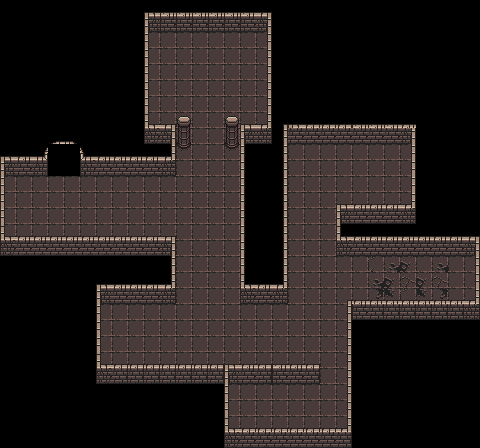

Tiled map render using the project's own tile images. Description and the whole map definition, tile-layer contents included, below:
An orthogonal 30x28 tile map with 16x16 px tiles, 2 tile layers (floor, wall) and 11 objects (monster, crack, exit, iron, plant, ...).

<map version="1.4" tiledversion="1.4.1" orientation="orthogonal" renderorder="right-down" width="30" height="28" tilewidth="16" tileheight="16" infinite="0" nextlayerid="9" nextobjectid="34">
 <editorsettings>
  <export target="map1.json" format="json" />
 </editorsettings>
 <tileset firstgid="1" name="dungeon" tilewidth="16" tileheight="16" tilecount="1024" columns="32">
  <image source="dungeon.png" trans="000000" width="512" height="512" />
 </tileset>
 <layer id="2" name="floor" width="30" height="28" offsetx="0.666667" offsety="0.666667">
  <data encoding="csv">
0,0,0,0,0,0,0,0,0,0,0,0,0,0,0,0,0,0,0,0,0,0,0,0,0,0,0,0,0,0,
0,0,0,0,0,0,0,0,0,130,130,130,130,130,130,130,130,0,0,0,0,0,0,0,0,0,0,0,0,0,
0,0,0,0,0,0,0,0,0,130,130,130,130,130,130,130,130,0,0,0,0,0,0,0,0,0,0,0,0,0,
0,0,0,0,0,0,0,0,0,130,130,130,130,130,130,130,130,0,0,0,0,0,0,0,0,0,0,0,0,0,
0,0,0,0,0,0,0,0,0,130,130,130,130,130,130,130,130,0,0,0,0,0,0,0,0,0,0,0,0,0,
0,0,0,0,0,0,0,0,0,130,130,130,130,130,130,130,130,0,0,0,0,0,0,0,0,0,0,0,0,0,
0,0,0,0,0,0,0,0,0,130,130,130,130,130,130,130,130,0,0,0,0,0,0,0,0,0,0,0,0,0,
0,0,0,0,0,0,0,0,0,130,130,130,130,130,130,130,130,0,0,0,0,0,0,0,0,0,0,0,0,0,
0,0,0,0,0,0,0,0,0,0,0,130,130,130,130,0,0,0,0,0,0,0,0,0,0,0,0,0,0,0,
0,0,0,0,0,0,0,0,0,0,0,130,130,130,130,0,0,0,130,130,130,130,130,130,130,130,0,0,0,0,
0,0,0,0,0,0,0,0,0,0,0,130,130,130,130,0,0,0,130,130,130,130,130,130,130,130,0,0,0,0,
130,130,130,130,130,130,130,130,130,130,130,130,130,130,130,0,0,0,130,130,130,130,130,130,130,130,0,0,0,0,
130,130,130,130,130,130,130,130,130,130,130,130,130,130,130,0,0,0,130,130,130,130,130,130,130,130,0,0,0,0,
130,130,130,130,130,130,130,130,130,130,130,130,130,130,130,0,0,0,130,130,130,0,0,0,0,0,0,0,0,0,
130,130,130,130,130,130,130,130,130,130,130,130,130,130,130,0,0,0,130,130,130,0,0,0,0,0,0,0,0,0,
0,0,0,0,0,0,0,0,0,0,0,130,130,130,130,0,0,0,130,130,130,130,130,130,130,130,130,130,130,130,
0,0,0,0,0,0,0,0,0,0,0,130,130,130,130,0,0,0,130,130,130,130,130,163,164,162,130,164,130,130,
0,0,0,0,0,0,0,0,0,0,0,130,130,130,130,0,0,0,130,130,130,130,130,164,162,131,162,131,130,130,
0,0,0,0,0,0,0,0,0,0,0,130,130,130,130,0,0,0,130,130,130,130,130,194,195,163,195,194,130,130,
0,0,0,0,0,0,130,130,130,130,130,130,130,130,130,130,130,130,130,130,130,130,0,0,0,0,0,0,0,0,
0,0,0,0,0,0,130,130,130,130,130,130,130,130,130,130,130,130,130,130,130,130,0,0,0,0,0,0,0,0,
0,0,0,0,0,0,130,130,130,130,130,130,130,130,130,130,130,130,130,130,130,130,0,0,0,0,0,0,0,0,
0,0,0,0,0,0,130,130,130,130,130,130,130,130,130,130,130,130,130,130,130,130,0,0,0,0,0,0,0,0,
0,0,0,0,0,0,0,0,0,0,0,0,0,0,130,130,130,130,130,130,130,130,0,0,0,0,0,0,0,0,
0,0,0,0,0,0,0,0,0,0,0,0,0,0,130,130,130,130,130,130,130,130,0,0,0,0,0,0,0,0,
0,0,0,0,0,0,0,0,0,0,0,0,0,0,130,130,130,130,130,130,130,130,0,0,0,0,0,0,0,0,
0,0,0,0,0,0,0,0,0,0,0,0,0,0,130,130,130,130,130,130,130,130,0,0,0,0,0,0,0,0,
0,0,0,0,0,0,0,0,0,0,0,0,0,0,0,0,0,0,0,0,0,0,0,0,0,0,0,0,0,0
</data>
 </layer>
 <layer id="3" name="wall" width="30" height="28" offsetx="0.666667" offsety="0.666667">
  <data encoding="csv">
0,0,0,0,0,0,0,0,0,227,2,2,2,2,2,2,228,0,0,0,0,0,0,0,0,0,0,0,0,0,
0,0,0,0,0,0,0,0,0,259,34,34,34,34,34,34,260,0,0,0,0,0,0,0,0,0,0,0,0,0,
0,0,0,0,0,0,0,0,0,258,0,0,0,0,0,0,257,0,0,0,0,0,0,0,0,0,0,0,0,0,
0,0,0,0,0,0,0,0,0,258,0,0,0,0,0,0,257,0,0,0,0,0,0,0,0,0,0,0,0,0,
0,0,0,0,0,0,0,0,0,258,0,0,0,0,0,0,257,0,0,0,0,0,0,0,0,0,0,0,0,0,
0,0,0,0,0,0,0,0,0,258,0,0,0,0,0,0,257,0,0,0,0,0,0,0,0,0,0,0,0,0,
0,0,0,0,0,0,0,0,0,258,0,0,0,0,0,0,257,0,0,0,0,0,0,0,0,0,0,0,0,0,
0,0,0,0,0,0,0,0,0,291,228,166,0,0,166,227,292,225,227,4,4,4,2,2,2,3,0,0,0,0,
0,0,418,419,420,421,0,0,0,323,260,198,0,0,198,259,324,257,35,35,35,35,35,35,35,260,0,0,0,0,
227,3,450,0,0,453,3,3,3,3,292,230,0,0,230,258,0,257,0,0,0,0,0,0,0,257,0,0,0,0,
259,35,482,0,0,485,35,35,35,35,324,0,0,0,0,258,0,257,0,0,0,0,0,0,0,257,0,0,0,0,
258,0,0,0,0,0,0,0,0,0,0,0,0,0,0,258,0,257,0,0,0,0,0,0,0,257,0,0,0,0,
258,0,0,0,0,0,0,0,0,0,0,0,0,0,0,258,0,257,0,0,0,227,3,3,3,292,0,0,0,0,
258,0,0,0,0,0,0,0,0,0,0,0,0,0,0,258,0,257,0,0,0,259,35,35,35,324,0,0,0,0,
291,3,3,3,3,3,3,3,3,3,228,0,0,0,0,258,0,257,0,0,0,291,3,3,3,3,3,3,3,228,
323,35,35,35,35,35,35,35,35,35,260,0,0,0,0,258,0,257,0,0,0,323,35,35,35,35,35,35,35,260,
0,0,0,0,0,0,0,0,0,0,257,0,0,0,0,258,0,257,0,0,0,0,0,0,0,0,0,0,0,257,
0,0,0,0,0,0,227,3,3,3,292,0,0,0,0,291,3,292,0,0,0,0,0,0,0,0,0,0,0,257,
0,0,0,0,0,0,259,35,35,35,324,0,0,0,0,323,35,324,0,0,0,225,3,3,3,3,3,3,3,292,
0,0,0,0,0,0,258,0,0,0,0,0,0,0,0,0,0,0,0,0,0,257,34,36,36,36,36,36,36,324,
0,0,0,0,0,0,258,0,0,0,0,0,0,0,0,0,0,0,0,0,0,257,0,0,0,0,0,0,0,0,
0,0,0,0,0,0,258,0,0,0,0,0,0,0,0,0,0,0,0,0,0,257,0,0,0,0,0,0,0,0,
0,0,0,0,0,0,291,4,4,4,4,4,4,4,227,3,4,2,3,4,0,257,0,0,0,0,0,0,0,0,
0,0,0,0,0,0,323,36,36,36,36,36,36,36,259,35,36,34,35,36,0,257,0,0,0,0,0,0,0,0,
0,0,0,0,0,0,0,0,0,0,0,0,0,0,258,0,0,0,0,0,0,257,0,0,0,0,0,0,0,0,
0,0,0,0,0,0,0,0,0,0,0,0,0,0,258,0,0,0,0,0,0,257,0,0,0,0,0,0,0,0,
0,0,0,0,0,0,0,0,0,0,0,0,0,0,291,4,4,4,4,4,4,292,0,0,0,0,0,0,0,0,
0,0,0,0,0,0,0,0,0,0,0,0,0,0,323,35,35,35,35,35,35,36,0,0,0,0,0,0,0,0
</data>
 </layer>
 <objectgroup id="4" name="obsta">
  <object id="19" name="monster" x="192" y="144">
   <point />
  </object>
  <object id="21" name="crack" x="368.051" y="288.049" visible="0">
   <point />
  </object>
 </objectgroup>
 <objectgroup id="8" name="exit">
  <object id="29" name="exit" x="48" y="176">
   <point />
  </object>
 </objectgroup>
 <objectgroup id="5" name="item">
  <object id="17" name="iron" x="449.724" y="288.424">
   <point />
  </object>
  <object id="23" name="plant" x="16" y="210">
   <point />
  </object>
  <object id="26" name="potion" x="246.5" y="426.5" visible="0">
   <point />
  </object>
  <object id="27" name="sword" x="383" y="190.5" visible="0">
   <point />
  </object>
  <object id="28" name="keyExit" x="200.5" y="62" visible="0">
   <point />
  </object>
 </objectgroup>
 <objectgroup id="7" name="object">
  <object id="24" name="chest" x="200" y="48">
   <point />
  </object>
 </objectgroup>
 <objectgroup id="6" name="npc">
  <object id="11" name="wizard" x="240.09" y="416.053">
   <point />
  </object>
  <object id="22" name="smith" x="384" y="176">
   <point />
  </object>
 </objectgroup>
</map>
